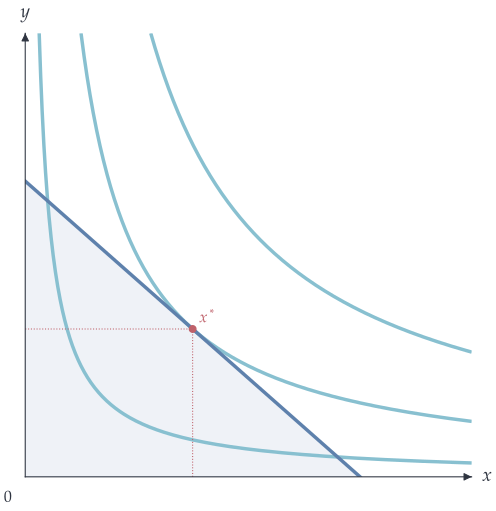

Generate this figure with Python:
from dataclasses import replace

from utility_viz import Canvas, levels, solve, themes
from utility_viz.models import CobbDouglas

model = CobbDouglas(alpha=0.5, beta=0.5)
eq = solve(model, px=2.0, py=3.0, income=30.0)

# theme colours with manual line weights
theme = replace(
    themes.nord,
    background_color="#ffffff",
    ic_linewidth=2.6,
    budget_linewidth=2.6,
    eq_markersize=5.0,
)

cvs = Canvas(x_max=20, y_max=15, x_label="$x$", y_label="$y$", theme=theme)
cvs.add_utility(model, levels=levels.around(eq.utility, n=3))
cvs.add_budget(2.0, 3.0, 30.0, fill=True)
cvs.add_equilibrium(eq)
cvs.save("theme_nord.png")
